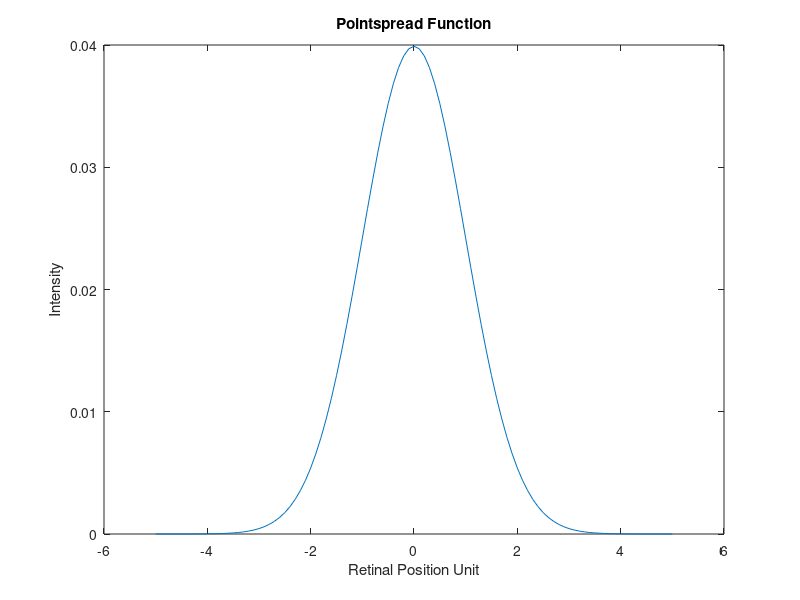
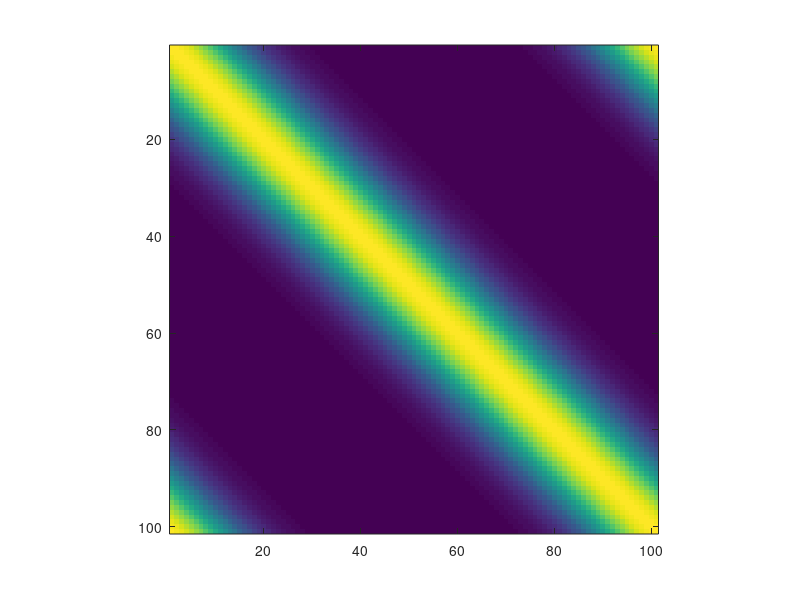

MATLAB code to generate these figures, in order: (Note: this script raises an error after producing the figures.)
clear all
close all

% Calculating the retinal image using Fourier transforms
nPixels = 101;

% Choose parameters and range of x values
mu = 0;
sigma = 1;
x = linspace(-5, 5, nPixels);

% Compute the values for a symmetric pointspread
sym_pointspread = normpdf(x, mu, sigma);

% POINTSPREAD SELECTION %
pointspread = sym_pointspread;
pointspread = pointspread / sum(pointspread);

% Plot the pointspread
figure(1)
plot(x, pointspread);
xlabel('Retinal Position Unit');
ylabel('Intensity');
title('Pointspread Function');

% Initialize system matrix
system_matrix = zeros(nPixels, nPixels);

% Populate central column with pointspread function values
central_column_index = ceil(nPixels/2);
system_matrix(:, central_column_index) = pointspread;

% Filling in the system matrix
for col_index = 1:nPixels
    if col_index <= central_column_index 
        col_shift = central_column_index - col_index; 
        shifted_col = circshift(pointspread, -col_shift);
    else
        col_shift = col_index - central_column_index;
        shifted_col = circshift(pointspread, col_shift);
    end
    system_matrix(:, col_index) = shifted_col;
end

% To visualize the system matrix
figure; imagesc(system_matrix); axis('square');

% Harmonic Input
A = 2; % Amplitude
f = 0.3; % Frequency
alpha = pi/4; % phase shift

display_image_sine = (A * sin(2 * pi * f * x + alpha))';
display_image_sine = zeros(size(display_image_sine));
display_image_sine(central_column_index) = 1;

figure(2) 
sgtitle('Shift-Invariant Optical System with Harmonic Input');

subplot(2, 1, 1);
plot(x, display_image_sine);
xlabel('Spatial Position Unit');
ylabel('Intensity');
title('Display Image Intensity (Input)');

% Finding retinal image through matrix multiplication and using Fourier
% transforms

retinal_image = system_matrix * display_image_sine;

% Finding and sorting eigenvectors and eigenvalues
[eigenvectors, eigenvalues_matrix] = eig(system_matrix);
% Returns diagonal matrix D of eigenvalues and matrix V whose columns are the corresponding right eigenvectors, so that A*V = V*D.

% Extracting eigenvalues from diagonal matrix
eigenvalues = diag(eigenvalues_matrix);

% Sort the eigenvalues in ascending order and get the sorting indices
[~, sorting_indices] = sort(eigenvalues);

% Reorder the eigenvectors according to the sorted eigenvalues
sorted_eigenvalues = eigenvalues(sorting_indices);
sorted_eigenvectors = eigenvectors(:, sorting_indices);

% Flipping evectors and evalues so evalues are in descending order
D = diag(sorted_eigenvalues(end:-1:1));
desc_eigenvectors = sorted_eigenvectors(:,end:-1:1);

% Verify the reconstruction
reconstructed_system_matrix = desc_eigenvectors * D * inv(desc_eigenvectors);
dist = norm(reconstructed_system_matrix - system_matrix);

% Retinal image formula without shifts
% retinal_image_fft = ifft(diag(real(fft(pointspread)))*fft(display_image_sine));
% Correct formula with shifts
retinal_image_fft = ifftshift(ifft(diag(fft(fftshift(pointspread)))*fft(fftshift(display_image_sine))));

% distances = abs(retinal_image - retinal_image_fft);

% Alternate method: multiply E inverse, SM, and E to get D (D_direct = D)
% D_direct = eigenvectors * system_matrix * inv(eigenvectors);
% retinal_image_fft = inv(eigenvectors) * (D_direct * (eigenvectors * display_image_sine));

% Plotting retinal image with harmonic input
subplot(2, 1, 2);
hold on
plot(x, retinal_image);
plot(x, retinal_image_fft); 
xlabel('Retinal Position Unit');
ylabel('Intensity');
title('Intensity of Retinal Image (Output)');
legend('Matrix Mult.', 'Fourier Transforms')
hold off
% If they don't match up exactly it is due to numerical precision errors
% and/or undersampling

% FINDING RETINAL IMAGE USING MATLAB'S IFFT MATRIX %

% Creating the E_ifft matrix
matrix = diag(ones(nPixels, 1));
E_ifft = zeros(nPixels, nPixels);
E_ifft_reordered = zeros(nPixels, nPixels);

for i = (1:nPixels)
    col = ifftshift(ifft(matrix(:,i)));
    E_ifft(:, i) = col;
end

% Checking that the columns of E_ifft (complex exponentials) correspond to
% linear combinations of columns in E_M

% This did not work, most likely due to numerical precision errors
% quotient1 = zeros(nPixels, central_column_index);
% quotient2 = zeros(nPixels, central_column_index);

% frequency = i;
% eCheck1 = E_M(:,1+2*frequency-1:1+2*frequency)*(E_M(:,1+2*frequency-1:1+2*frequency)\E_ifft(:,1+frequency));
% % We should have eCheck1 = E_ifft(:,1+frequency)
% eCheck2 = E_M(:,1+2*frequency-1:1+2*frequency)*(E_M(:,1+2*frequency-1:1+2*frequency)\E_ifft(:,nPixels-frequency+1));
% % We should have eCheck2 = E_ifft(:,nPixels-frequency+1)
% quotient1(:, i) = eCheck1 .\ E_ifft(:,1+frequency);
% quotient2(:, i) = eCheck2 .\ E_ifft(:,nPixels-frequency+1);

frequencies = 1:(nPixels - 1)/2; 
E_M = desc_eigenvectors;
list1 = [];
list2 = [];

for i = (1:length(frequencies))
    frequency = i;
    % Get the regression weights on the whole eigenvector matrix E_M.
    % Only two should be very big for each column of the E_ifft matrix.
    weights1 = E_M\E_ifft(:,1+frequency);
    weights2 = E_M\E_ifft(:,nPixels-frequency+1);
    % weights1 and weights2 should be the same

    absWeights1 = abs(weights1);
    absWeights2 = abs(weights2);
    [~,maxIndex1] = sort(absWeights1,'descend');
    [~,maxIndex2] = sort(absWeights2,'descend');
    if (~any(maxIndex2(1) == maxIndex1(1:2)))
        error('Inconsistent results for the two matched frequency ifft components');
    end
    if (~any(maxIndex2(2) == maxIndex1(1:2)))
        error('Inconsistent results for the two matched frequency ifft components');
    end

    E_ifft_reordered(:,1+frequency) = E_ifft(:, maxIndex1(1));
    E_ifft_reordered(:,nPixels-frequency+1) = E_ifft(:, maxIndex1(2));
end

D_direct = inv(E_ifft) * system_matrix * E_ifft;
retinal_image_fft_2 = E_ifft * (D_direct * (inv(E_ifft) * display_image_sine));

figure(3) 
sgtitle('Shift-Invariant Optical System with Harmonic Input, using MATLABs IFFT Matrix');

subplot(2, 1, 1);
plot(x, display_image_sine);
xlabel('Spatial Position Unit');
ylabel('Intensity');
title('Display Image Intensity (Input)');

% Plotting retinal image with harmonic input, using E_ifft
subplot(2, 1, 2);
hold on
plot(x, retinal_image,'r','LineWidth',4);
plot(x, abs(retinal_image_fft_2),'g','LineWidth',2);
xlabel('Retinal Position Unit');
ylabel('Intensity');
title('Intensity of Retinal Image (Output)');
legend('Matrix Mult.', 'Fourier Transforms')
hold off

% FREQUENCY PLOT %

figure(4);

fs = 1/0.01;
% 0.1 seconds between each sample (sampling period), so the signal is sampled 10 times per
% second
N = length(display_image_sine);
Freq = (0:N-1)*(fs/N);
% Scaling the indices to frequency values

Y = E_ifft_reordered * (pointspread)';
% Fourier transform of the pointspread

% plot(Freq(1:round(N/2)), Y(1:round(N/2)));
plot(Freq, abs(Y))